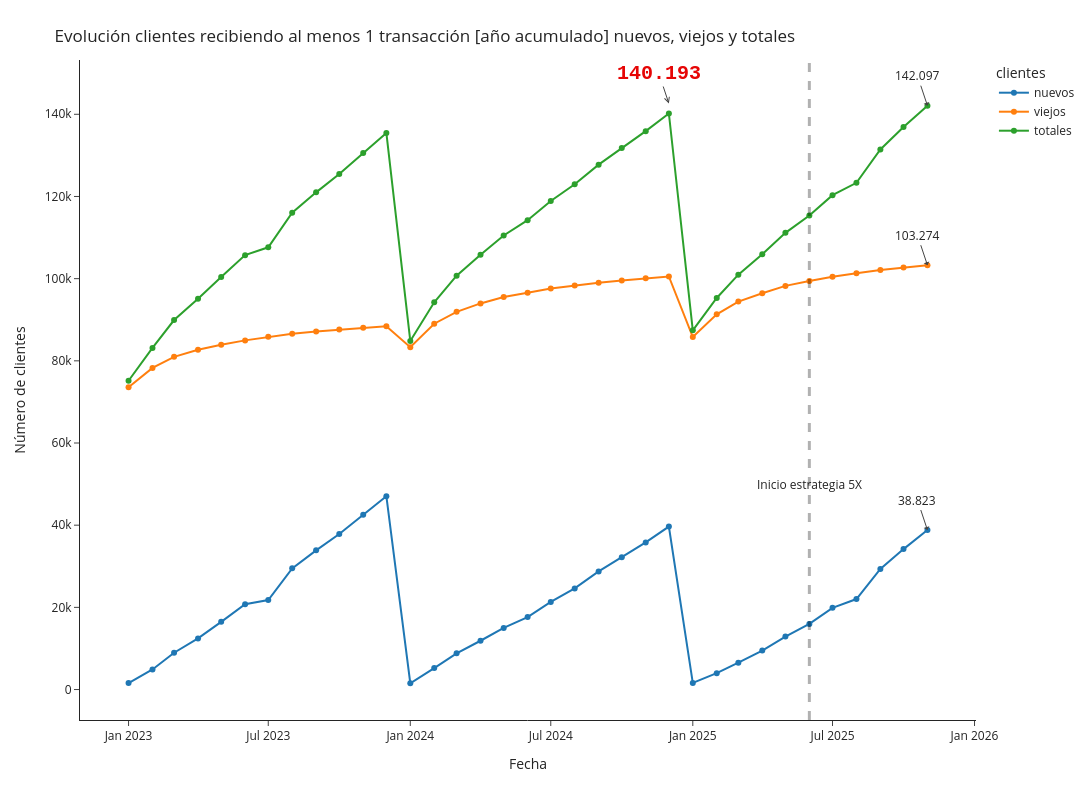

Notebook source saved alongside this figure:
### Markdown cell above
# Cifras en perspectiva histórica, metas y proyecciones

### Code cell
df_plot1 = df[['fecha_ym2', 'num_vinc_new_uso_cumsum_ym']]
df_plot1.columns = ['fecha', 'cantidad_clientes']
df_plot1['clientes'] = 'nuevos'
df_plot2 = df[['fecha_ym2', 'num_vinc_old_uso_cumsum_ym']]
df_plot2.columns = ['fecha', 'cantidad_clientes']
df_plot2['clientes'] = 'viejos'
df_plot3 = df[['fecha_ym2', 'num_vinc_all_uso_cumsum_ym']]
df_plot3.columns = ['fecha', 'cantidad_clientes']
df_plot3['clientes'] = 'totales'

df_plot = pd.concat([df_plot1[:35], df_plot2[:35], df_plot3[:35]])

fig = px.line(df_plot, x="fecha", y="cantidad_clientes", color='clientes',markers=True, template='simple_white', width=1600, height=800)
fig.add_vline(x='2025-06-01', line_width=3, line_dash="dash")
fig.update_layout(
    title={
        'text': "Evolución clientes recibiendo al menos 1 transacción [año acumulado] nuevos, viejos y totales",
        'xanchor': 'left',
        'yanchor': 'top'},
    xaxis=dict(
            title=dict(
                text="Fecha"
            )),
    yaxis=dict(
            title=dict(
                text="Número de clientes"
            ))
)
fig.add_annotation(x='2025-06-01', y=50000,
            text="Inicio estrategia 5X",
            showarrow=False,
            arrowhead=1)
fig.add_annotation(x='2025-11-01', y=142097,
            text="142.097",
            showarrow=True,
            arrowhead=1)
fig.add_annotation(x='2024-12-01', y=140193,
            text="<b>140.193</b>",
            showarrow=True,
            yshift=10,
            arrowhead=5,
            font=dict(
            family="Courier New, monospace",
            size=20,
            color="#E60505"
            ))
fig.add_annotation(x='2025-11-01', y=103274,
            text="103.274",
            showarrow=True,
            arrowhead=1)
fig.add_annotation(x='2025-11-01', y=38823,
            text="38.823",
            showarrow=True,
            arrowhead=1)
fig.show()

### Figure 1 — Plotly figure (JSON) as saved in the notebook; plotly's stock layout.template omitted (floating-point values rounded to 4 significant figures)
{"data": [{"hovertemplate": "clientes=nuevos<br>fecha=%{x}<br>cantidad_clientes=%{y}<extra></extra>", "legendgroup": "nuevos", "line": {"color": "#1F77B4", "dash": "solid"}, "marker": {"symbol": "circle"}, "mode": "lines+markers", "name": "nuevos", "orientation": "v", "showlegend": true, "type": "scatter", "x": ["2025-11-01T00:00:00.000000000", "2025-10-01T00:00:00.000000000", "2025-09-01T00:00:00.000000000", "2025-08-01T00:00:00.000000000", "2025-07-01T00:00:00.000000000", "2025-06-01T00:00:00.000000000", "2025-05-01T00:00:00.000000000", "2025-04-01T00:00:00.000000000", "2025-03-01T00:00:00.000000000", "2025-02-01T00:00:00.000000000", "2025-01-01T00:00:00.000000000", "2024-12-01T00:00:00.000000000", "2024-11-01T00:00:00.000000000", "2024-10-01T00:00:00.000000000", "2024-09-01T00:00:00.000000000", "2024-08-01T00:00:00.000000000", "2024-07-01T00:00:00.000000000", "2024-06-01T00:00:00.000000000", "2024-05-01T00:00:00.000000000", "2024-04-01T00:00:00.000000000", "2024-03-01T00:00:00.000000000", "2024-02-01T00:00:00.000000000", "2024-01-01T00:00:00.000000000", "2023-12-01T00:00:00.000000000", "2023-11-01T00:00:00.000000000", "2023-10-01T00:00:00.000000000", "2023-09-01T00:00:00.000000000", "2023-08-01T00:00:00.000000000", "2023-07-01T00:00:00.000000000", "2023-06-01T00:00:00.000000000", "2023-05-01T00:00:00.000000000", "2023-04-01T00:00:00.000000000", "2023-03-01T00:00:00.000000000", "2023-02-01T00:00:00.000000000", "2023-01-01T00:00:00.000000000"], "xaxis": "x", "y": [38823, 34180, 29340, 22020, 19882, 15970, 12905, 9492, 6541, 3989, 1619, 39667, 35808, 32221, 28756, 24609, 21322, 17642, 14993, 11875, 8816, 5213, 1531, 47052, 42543, 37858, 33878, 29498, 21785, 20748, 16469, 12444, 8955, 4882, 1564], "yaxis": "y"}, {"hovertemplate": "clientes=viejos<br>fecha=%{x}<br>cantidad_clientes=%{y}<extra></extra>", "legendgroup": "viejos", "line": {"color": "#FF7F0E", "dash": "solid"}, "marker": {"symbol": "circle"}, "mode": "lines+markers", "name": "viejos", "orientation": "v", "showlegend": true, "type": "scatter", "x": ["2025-11-01T00:00:00.000000000", "2025-10-01T00:00:00.000000000", "2025-09-01T00:00:00.000000000", "2025-08-01T00:00:00.000000000", "2025-07-01T00:00:00.000000000", "2025-06-01T00:00:00.000000000", "2025-05-01T00:00:00.000000000", "2025-04-01T00:00:00.000000000", "2025-03-01T00:00:00.000000000", "2025-02-01T00:00:00.000000000", "2025-01-01T00:00:00.000000000", "2024-12-01T00:00:00.000000000", "2024-11-01T00:00:00.000000000", "2024-10-01T00:00:00.000000000", "2024-09-01T00:00:00.000000000", "2024-08-01T00:00:00.000000000", "2024-07-01T00:00:00.000000000", "2024-06-01T00:00:00.000000000", "2024-05-01T00:00:00.000000000", "2024-04-01T00:00:00.000000000", "2024-03-01T00:00:00.000000000", "2024-02-01T00:00:00.000000000", "2024-01-01T00:00:00.000000000", "2023-12-01T00:00:00.000000000", "2023-11-01T00:00:00.000000000", "2023-10-01T00:00:00.000000000", "2023-09-01T00:00:00.000000000", "2023-08-01T00:00:00.000000000", "2023-07-01T00:00:00.000000000", "2023-06-01T00:00:00.000000000", "2023-05-01T00:00:00.000000000", "2023-04-01T00:00:00.000000000", "2023-03-01T00:00:00.000000000", "2023-02-01T00:00:00.000000000", "2023-01-01T00:00:00.000000000"], "xaxis": "x", "y": [103274, 102731, 102090, 101310, 100437, 99408, 98241, 96434, 94424, 91308, 85796, 100526, 100092, 99571, 98985, 98359, 97578, 96580, 95515, 93968, 91919, 89032, 83314, 88413, 88034, 87603, 87123, 86565, 85840, 84976, 83936, 82677, 80976, 78265, 73590], "yaxis": "y"}, {"hovertemplate": "clientes=totales<br>fecha=%{x}<br>cantidad_clientes=%{y}<extra></extra>", "legendgroup": "totales", "line": {"color": "#2CA02C", "dash": "solid"}, "marker": {"symbol": "circle"}, "mode": "lines+markers", "name": "totales", "orientation": "v", "showlegend": true, "type": "scatter", "x": ["2025-11-01T00:00:00.000000000", "2025-10-01T00:00:00.000000000", "2025-09-01T00:00:00.000000000", "2025-08-01T00:00:00.000000000", "2025-07-01T00:00:00.000000000", "2025-06-01T00:00:00.000000000", "2025-05-01T00:00:00.000000000", "2025-04-01T00:00:00.000000000", "2025-03-01T00:00:00.000000000", "2025-02-01T00:00:00.000000000", "2025-01-01T00:00:00.000000000", "2024-12-01T00:00:00.000000000", "2024-11-01T00:00:00.000000000", "2024-10-01T00:00:00.000000000", "2024-09-01T00:00:00.000000000", "2024-08-01T00:00:00.000000000", "2024-07-01T00:00:00.000000000", "2024-06-01T00:00:00.000000000", "2024-05-01T00:00:00.000000000", "2024-04-01T00:00:00.000000000", "2024-03-01T00:00:00.000000000", "2024-02-01T00:00:00.000000000", "2024-01-01T00:00:00.000000000", "2023-12-01T00:00:00.000000000", "2023-11-01T00:00:00.000000000", "2023-10-01T00:00:00.000000000", "2023-09-01T00:00:00.000000000", "2023-08-01T00:00:00.000000000", "2023-07-01T00:00:00.000000000", "2023-06-01T00:00:00.000000000", "2023-05-01T00:00:00.000000000", "2023-04-01T00:00:00.000000000", "2023-03-01T00:00:00.000000000", "2023-02-01T00:00:00.000000000", "2023-01-01T00:00:00.000000000"], "xaxis": "x", "y": [142097, 136911, 131430, 123330, 120319, 115378, 111146, 105926, 100965, 95297, 87415, 140193, 135900, 131792, 127741, 122968, 118900, 114222, 110508, 105843, 100735, 94245, 84845, 135465, 130577, 125461, 121001, 116063, 107625, 105724, 100405, 95121, 89931, 83147, 75154], "yaxis": "y"}], "layout": {"annotations": [{"arrowhead": 1, "showarrow": false, "text": "Inicio estrategia 5X", "x": "2025-06-01", "y": 50000}, {"arrowhead": 1, "showarrow": true, "text": "142.097", "x": "2025-11-01", "y": 142097}, {"arrowhead": 5, "font": {"color": "#E60505", "family": "Courier New, monospace", "size": 20}, "showarrow": true, "text": "<b>140.193</b>", "x": "2024-12-01", "y": 140193, "yshift": 10}, {"arrowhead": 1, "showarrow": true, "text": "103.274", "x": "2025-11-01", "y": 103274}, {"arrowhead": 1, "showarrow": true, "text": "38.823", "x": "2025-11-01", "y": 38823}], "height": 800, "legend": {"title": {"text": "clientes"}, "tracegroupgap": 0}, "margin": {"t": 60}, "shapes": [{"line": {"dash": "dash", "width": 3}, "type": "line", "x0": "2025-06-01", "x1": "2025-06-01", "xref": "x", "y0": 0, "y1": 1, "yref": "y domain"}], "title": {"text": "Evolución clientes recibiendo al menos 1 transacción [año acumulado] nuevos, viejos y totales", "xanchor": "left", "yanchor": "top"}, "width": 1600, "xaxis": {"anchor": "y", "domain": [0, 1], "title": {"text": "Fecha"}}, "yaxis": {"anchor": "x", "domain": [0, 1], "title": {"text": "Número de clientes"}}}}
